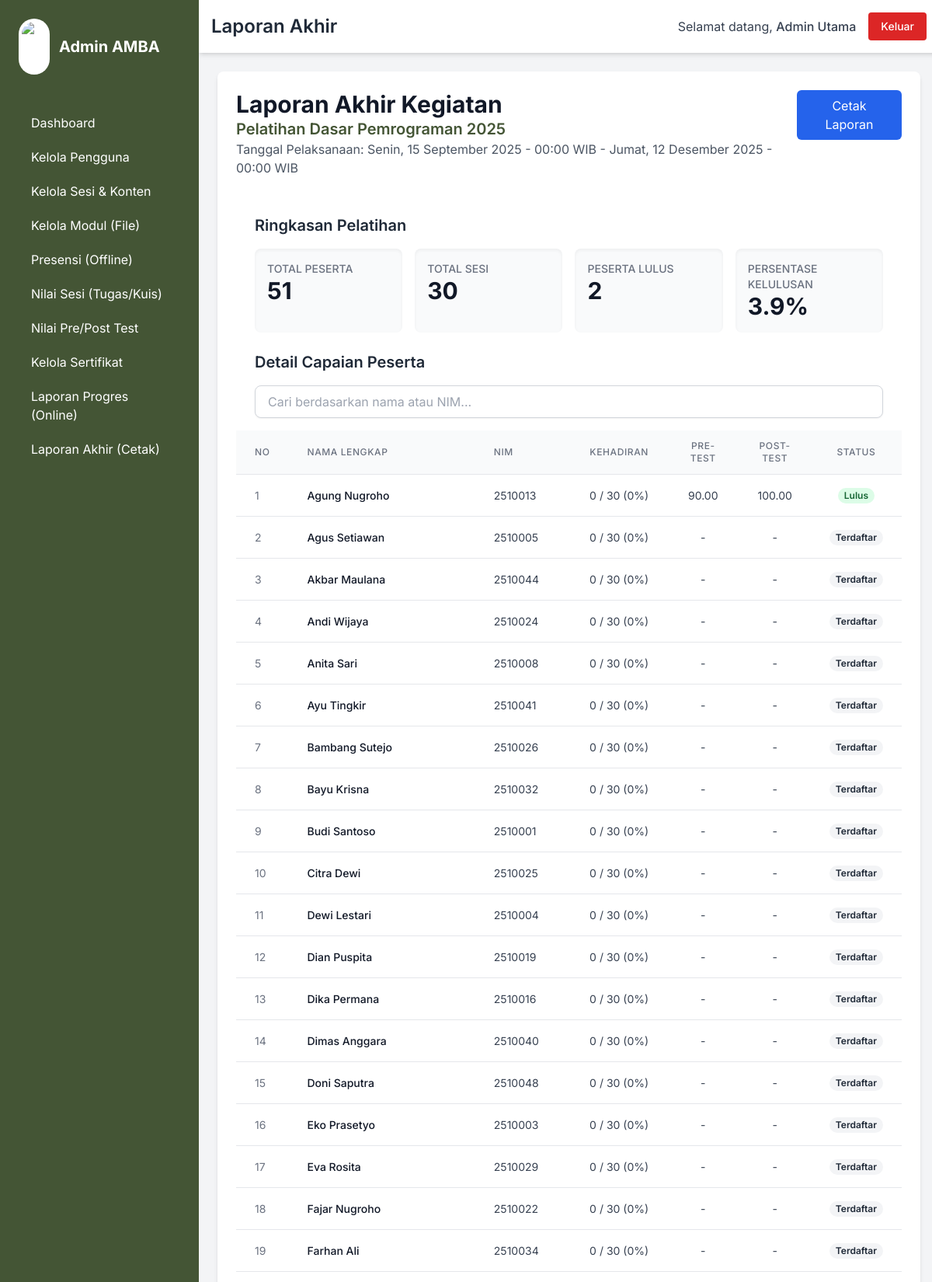
Screenshot of /admin/laporan_akhir.php (signed in, upper part) with the database file from the repository.
### tables this page shows
CREATE TABLE `pelatihan` (
  `id_pelatihan` int(11) NOT NULL,
  `nama_pelatihan` varchar(255) NOT NULL,
  `deskripsi` text DEFAULT NULL,
  `tanggal_mulai` date DEFAULT NULL,
  `tanggal_selesai` date DEFAULT NULL
);

CREATE TABLE `pendaftaran_pelatihan` (
  `id_pendaftaran` int(11) NOT NULL,
  `id_pengguna` int(11) DEFAULT NULL,
  `id_pelatihan` int(11) DEFAULT NULL,
  `status_kelulusan` enum('terdaftar','lulus','tidak_lulus') DEFAULT 'terdaftar',
  `file_sertifikat` varchar(255) DEFAULT NULL
);

CREATE TABLE `pengguna` (
  `id_pengguna` int(11) NOT NULL,
  `nama_lengkap` varchar(100) NOT NULL,
  `email` varchar(100) NOT NULL,
  `kata_sandi` varchar(255) NOT NULL,
  `nomor_induk` varchar(20) DEFAULT NULL,
  `peran` enum('admin','mahasiswa') NOT NULL DEFAULT 'mahasiswa'
);

### konfigurasi/fungsi_umum.php (called while the page is built, shortened)
<?php
function format_tanggal_indonesia($tanggal) {
    $timestamp = strtotime($tanggal);
    $hari_array = [
        'Sunday' => 'Minggu',
        'Monday' => 'Senin',
        'Tuesday' => 'Selasa',
        'Wednesday' => 'Rabu',
        'Thursday' => 'Kamis',
        'Friday' => 'Jumat',
        'Saturday' => 'Sabtu'
    ];
    $bulan_array = [
        1 => 'Januari',
        2 => 'Februari',
        3 => 'Maret',
        4 => 'April',
        5 => 'Mei',
        6 => 'Juni',
        7 => 'Juli',
        8 => 'Agustus',
        9 => 'September',
        10 => 'Oktober',
        11 => 'November',
        12 => 'Desember',
    ];
    $hari = $hari_array[date('l', $timestamp)];
    $tanggal_angka = date('d', $timestamp);
    $bulan = $bulan_array[(int)date('m', $timestamp)];
    $tahun = date('Y', $timestamp);
    $jam = date('H:i', $timestamp);
    return "$hari, $tanggal_angka $bulan $tahun - $jam WIB";
}
?>

### admin/laporan_akhir.php (the view, shortened to what this page needs)
<?php
require_once __DIR__ . '/../konfigurasi/koneksi_db.php';
require_once __DIR__ . '/../konfigurasi/fungsi_umum.php';
require_once __DIR__ . '/../templat/header_admin.php';
$id_pelatihan_default = 1;
try {
    $stmt_pelatihan = $pdo->prepare("SELECT * FROM pelatihan WHERE id_pelatihan = ?");
    $stmt_pelatihan->execute([$id_pelatihan_default]);
    $pelatihan = $stmt_pelatihan->fetch();
    $stmt_total_sesi = $pdo->prepare("SELECT COUNT(id_materi) FROM materi WHERE id_pelatihan = ?");
    $stmt_total_sesi->execute([$id_pelatihan_default]);
    $total_sesi = $stmt_total_sesi->fetchColumn();
    $stmt_peserta = $pdo->prepare("SELECT p.nama_lengkap, p.nomor_induk, pp.id_pendaftaran, pp.status_kelulusan, e.nilai_pretest, e.nilai_posttest, (SELECT COUNT(pr.id_presensi) FROM presensi pr WHERE pr.id_pengguna = p.id_pengguna AND pr.status = 'hadir') as total_hadir FROM pengguna p JOIN pendaftaran_pelatihan pp ON p.id_pengguna = pp.id_pengguna LEFT JOIN evaluasi e ON pp.id_pendaftaran = e.id_pendaftaran WHERE pp.id_pelatihan = ? AND p.peran = 'mahasiswa' ORDER BY p.nama_lengkap");
    $stmt_peserta->execute([$id_pelatihan_default]);
    $daftar_peserta = $stmt_peserta->fetchAll();
    $total_peserta = count($daftar_peserta);
    $total_lulus = 0;
    foreach ($daftar_peserta as $peserta) {
        if ($peserta['status_kelulusan'] == 'lulus') {
            $total_lulus++;
        }
    }
    $persentase_kelulusan = ($total_peserta > 0) ? ($total_lulus / $total_peserta) * 100 : 0;
} catch (PDOException $e) {
    $error = 'Gagal mengambil data laporan: ' . $e->getMessage();
    $pelatihan = null;
    $daftar_peserta = [];
    $total_sesi = 0;
    $total_peserta = 0;
    $total_lulus = 0;
    $persentase_kelulusan = 0;
}
?>
<div class="bg-white p-6 rounded-lg shadow-md">
    <div class="flex justify-between items-start mb-6 no-print">
        <div>
            <h2 class="text-3xl font-bold text-gray-900">Laporan Akhir Kegiatan</h2>
            <p class="text-xl text-amba-hijau-tua font-semibold"><?php echo htmlspecialchars($pelatihan['nama_pelatihan'] ?? 'Nama Pelatihan'); ?></p>
            <p class="text-gray-600">Tanggal Pelaksanaan: <?php echo format_tanggal_indonesia($pelatihan['tanggal_mulai']); ?> - <?php echo format_tanggal_indonesia($pelatihan['tanggal_selesai']); ?></p>
        </div>
        <button onclick="window.print()" class="py-2 px-4 bg-blue-600 text-white rounded-md hover:bg-blue-700 transition duration-200">Cetak Laporan</button>
    </div>
    <div class="print-container">
        <h3 class="text-xl font-semibold text-gray-800 mb-4 px-6 pt-6">Ringkasan Pelatihan</h3>
        <div class="grid grid-cols-1 md:grid-cols-4 gap-4 px-6 pb-6">
            <div class="bg-gray-50 p-4 rounded-lg shadow-inner"><h4 class="text-sm font-medium text-gray-500 uppercase">Total Peserta</h4><p class="text-3xl font-bold text-gray-900"><?php echo $total_peserta; ?></p></div>
            <div class="bg-gray-50 p-4 rounded-lg shadow-inner"><h4 class="text-sm font-medium text-gray-500 uppercase">Total Sesi</h4><p class="text-3xl font-bold text-gray-900"><?php echo $total_sesi; ?></p></div>
            <div class="bg-gray-50 p-4 rounded-lg shadow-inner"><h4 class="text-sm font-medium text-gray-500 uppercase">Peserta Lulus</h4><p class="text-3xl font-bold text-gray-900"><?php echo $total_lulus; ?></p></div>
            <div class="bg-gray-50 p-4 rounded-lg shadow-inner"><h4 class="text-sm font-medium text-gray-500 uppercase">Persentase Kelulusan</h4><p class="text-3xl font-bold text-gray-900"><?php echo round($persentase_kelulusan, 1); ?>%</p></div>
        </div>
        <h3 class="text-xl font-semibold text-gray-800 mb-4 px-6">Detail Capaian Peserta</h3>
        <div class="mb-4 px-6 no-print">
            <input type="text" id="pencarian-laporan"
                   placeholder="Cari berdasarkan nama atau NIM..."
                   class="w-full px-4 py-2 border border-gray-300 rounded-lg shadow-sm focus:outline-none focus:ring-2 focus:ring-amba-hijau-tua">
        </div>
        <div class="overflow-x-auto">
            <table class="min-w-full divide-y divide-gray-200">
                <thead class="bg-gray-50">
                    <tr>
                        <th scope="col" class="px-6 py-3 text-left text-xs font-medium text-gray-500 uppercase tracking-wider">No</th>
                        <th scope="col" class="px-6 py-3 text-left text-xs font-medium text-gray-500 uppercase tracking-wider">Nama Lengkap</th>
                        <th scope="col" class="px-6 py-3 text-left text-xs font-medium text-gray-500 uppercase tracking-wider">NIM</th>
                        <th scope="col" class="px-6 py-3 text-center text-xs font-medium text-gray-500 uppercase tracking-wider">Kehadiran</th>
                        <th scope="col" class="px-6 py-3 text-center text-xs font-medium text-gray-500 uppercase tracking-wider">Pre-Test</th>
                        <th scope="col" class="px-6 py-3 text-center text-xs font-medium text-gray-500 uppercase tracking-wider">Post-Test</th>
                        <th scope="col" class="px-6 py-3 text-center text-xs font-medium text-gray-500 uppercase tracking-wider">Status</th>
                    </tr>
                </thead>
                <tbody class="bg-white divide-y divide-gray-200" id="tabel-laporan">
                    <?php $no = 1; ?>
                    <?php foreach ($daftar_peserta as $peserta): ?>
                        <?php
                            $persen_hadir = ($total_sesi > 0) ? ($peserta['total_hadir'] / $total_sesi) * 100 : 0;
                            $status_class = 'bg-gray-100 text-gray-800';
                            if ($peserta['status_kelulusan'] == 'lulus') $status_class = 'bg-green-100 text-green-800';
                            elseif ($peserta['status_kelulusan'] == 'tidak_lulus') $status_class = 'bg-red-100 text-red-800';
                        ?>
                        <tr>
                            <td class="px-6 py-4 whitespace-nowrap text-sm text-gray-500"><?php echo $no++; ?></td>
                            <td class="px-6 py-4 whitespace-nowrap text-sm font-medium text-gray-900"><?php echo htmlspecialchars($peserta['nama_lengkap']); ?></td>
                            <td class="px-6 py-4 whitespace-nowrap text-sm text-gray-700"><?php echo htmlspecialchars($peserta['nomor_induk']); ?></td>
                            <td class="px-6 py-4 whitespace-nowrap text-sm text-gray-700 text-center"><?php echo $peserta['total_hadir']; ?> / <?php echo $total_sesi; ?> (<?php echo round($persen_hadir, 0); ?>%)</td>
                            <td class="px-6 py-4 whitespace-nowrap text-sm text-gray-700 text-center"><?php echo htmlspecialchars($peserta['nilai_pretest'] ?? '-'); ?></td>
                            <td class="px-6 py-4 whitespace-nowrap text-sm text-gray-700 text-center"><?php echo htmlspecialchars($peserta['nilai_posttest'] ?? '-'); ?></td>
                            <td class="px-6 py-4 whitespace-nowrap text-sm text-center">
                                <span class="px-2 inline-flex text-xs leading-5 font-semibold rounded-full <?php echo $status_class; ?>"><?php echo htmlspecialchars(ucfirst(str_replace('_', ' ', $peserta['status_kelulusan']))); ?></span>
                            </td>
                        </tr>
                    <?php endforeach; ?>
                </tbody>
            </table>
        </div>
    </div>
</div>
<?php
require_once __DIR__ . '/../templat/footer_admin.php';
?>

### rows the page displays
pelatihan: nama_pelatihan "Pelatihan Dasar Pemrograman 2025", tanggal_mulai "Senin, 15 September 2025 - 00:00 WIB", tanggal_selesai "Jumat, 12 Desember 2025 - 00:00 WIB"
pendaftaran_pelatihan: id_pengguna.nama_lengkap "Agung Nugroho", id_pengguna.nomor_induk "2510013", total_hadir "0", total_sesi "30", persen_hadir "0", nilai_pretest "90.00", nilai_posttest "100.00", status_kelulusan "Lulus"
pendaftaran_pelatihan: id_pengguna.nama_lengkap "Agus Setiawan", id_pengguna.nomor_induk "2510005", total_hadir "0", total_sesi "30", persen_hadir "0", nilai_pretest "-", nilai_posttest "-", status_kelulusan "Terdaftar"
pendaftaran_pelatihan: id_pengguna.nama_lengkap "Akbar Maulana", id_pengguna.nomor_induk "2510044", total_hadir "0", total_sesi "30", persen_hadir "0", nilai_pretest "-", nilai_posttest "-", status_kelulusan "Terdaftar"
pendaftaran_pelatihan: id_pengguna.nama_lengkap "Andi Wijaya", id_pengguna.nomor_induk "2510024", total_hadir "0", total_sesi "30", persen_hadir "0", nilai_pretest "-", nilai_posttest "-", status_kelulusan "Terdaftar"
pendaftaran_pelatihan: id_pengguna.nama_lengkap "Anita Sari", id_pengguna.nomor_induk "2510008", total_hadir "0", total_sesi "30", persen_hadir "0", nilai_pretest "-", nilai_posttest "-", status_kelulusan "Terdaftar"
pendaftaran_pelatihan: id_pengguna.nama_lengkap "Ayu Tingkir", id_pengguna.nomor_induk "2510041", total_hadir "0", total_sesi "30", persen_hadir "0", nilai_pretest "-", nilai_posttest "-", status_kelulusan "Terdaftar"
pendaftaran_pelatihan: id_pengguna.nama_lengkap "Bambang Sutejo", id_pengguna.nomor_induk "2510026", total_hadir "0", total_sesi "30", persen_hadir "0", nilai_pretest "-", nilai_posttest "-", status_kelulusan "Terdaftar"
pendaftaran_pelatihan: id_pengguna.nama_lengkap "Bayu Krisna", id_pengguna.nomor_induk "2510032", total_hadir "0", total_sesi "30", persen_hadir "0", nilai_pretest "-", nilai_posttest "-", status_kelulusan "Terdaftar"
pendaftaran_pelatihan: id_pengguna.nama_lengkap "Budi Santoso", id_pengguna.nomor_induk "2510001", total_hadir "0", total_sesi "30", persen_hadir "0", nilai_pretest "-", nilai_posttest "-", status_kelulusan "Terdaftar"
pendaftaran_pelatihan: id_pengguna.nama_lengkap "Citra Dewi", id_pengguna.nomor_induk "2510025", total_hadir "0", total_sesi "30", persen_hadir "0", nilai_pretest "-", nilai_posttest "-", status_kelulusan "Terdaftar"
pendaftaran_pelatihan: id_pengguna.nama_lengkap "Dewi Lestari", id_pengguna.nomor_induk "2510004", total_hadir "0", total_sesi "30", persen_hadir "0", nilai_pretest "-", nilai_posttest "-", status_kelulusan "Terdaftar"
pendaftaran_pelatihan: id_pengguna.nama_lengkap "Dian Puspita", id_pengguna.nomor_induk "2510019", total_hadir "0", total_sesi "30", persen_hadir "0", nilai_pretest "-", nilai_posttest "-", status_kelulusan "Terdaftar"
pendaftaran_pelatihan: id_pengguna.nama_lengkap "Dika Permana", id_pengguna.nomor_induk "2510016", total_hadir "0", total_sesi "30", persen_hadir "0", nilai_pretest "-", nilai_posttest "-", status_kelulusan "Terdaftar"
pendaftaran_pelatihan: id_pengguna.nama_lengkap "Dimas Anggara", id_pengguna.nomor_induk "2510040", total_hadir "0", total_sesi "30", persen_hadir "0", nilai_pretest "-", nilai_posttest "-", status_kelulusan "Terdaftar"
pendaftaran_pelatihan: id_pengguna.nama_lengkap "Doni Saputra", id_pengguna.nomor_induk "2510048", total_hadir "0", total_sesi "30", persen_hadir "0", nilai_pretest "-", nilai_posttest "-", status_kelulusan "Terdaftar"
pendaftaran_pelatihan: id_pengguna.nama_lengkap "Eko Prasetyo", id_pengguna.nomor_induk "2510003", total_hadir "0", total_sesi "30", persen_hadir "0", nilai_pretest "-", nilai_posttest "-", status_kelulusan "Terdaftar"
pendaftaran_pelatihan: id_pengguna.nama_lengkap "Eva Rosita", id_pengguna.nomor_induk "2510029", total_hadir "0", total_sesi "30", persen_hadir "0", nilai_pretest "-", nilai_posttest "-", status_kelulusan "Terdaftar"
pendaftaran_pelatihan: id_pengguna.nama_lengkap "Fajar Nugroho", id_pengguna.nomor_induk "2510022", total_hadir "0", total_sesi "30", persen_hadir "0", nilai_pretest "-", nilai_posttest "-", status_kelulusan "Terdaftar"
pendaftaran_pelatihan: id_pengguna.nama_lengkap "Farhan Ali", id_pengguna.nomor_induk "2510034", total_hadir "0", total_sesi "30", persen_hadir "0", nilai_pretest "-", nilai_posttest "-", status_kelulusan "Terdaftar"

### other values shown
$judul_halaman "Laporan Akhir"
$_SESSION['nama_lengkap'] "Admin Utama"
$total_peserta "51"
$total_sesi "30"
$total_lulus "2"
$persentase_kelulusan "3.9"
